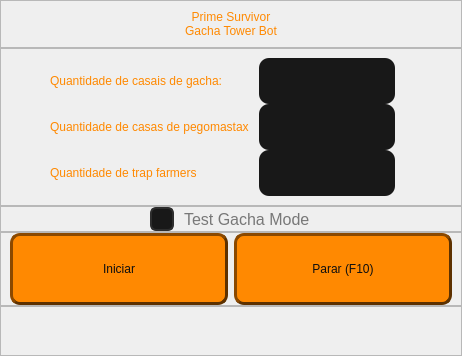
         <widget class="QWidget" name="inicializador">
          <attribute name="title">
           <string>Gacha Tower Bot</string>
          </attribute>
          <layout class="QVBoxLayout" name="verticalLayout_2">
           <property name="spacing">
            <number>0</number>
           </property>
           <property name="leftMargin">
            <number>0</number>
           </property>
           <property name="topMargin">
            <number>0</number>
           </property>
           <property name="rightMargin">
            <number>0</number>
           </property>
           <property name="bottomMargin">
            <number>0</number>
           </property>
           <item>
            <widget class="QFrame" name="red_frame">
             <property name="styleSheet">
              <string notr="true">/*background-color: rgb(255, 0, 4);</string>
             </property>
             <property name="frameShape">
              <enum>QFrame::StyledPanel</enum>
             </property>
             <property name="frameShadow">
              <enum>QFrame::Raised</enum>
             </property>
             <layout class="QHBoxLayout" name="horizontalLayout_3">
              <item>
               <widget class="QLabel" name="label_15">
                <property name="styleSheet">
                 <string notr="true">color: rgb(255, 137, 1);
font: 87 20pt &quot;Arial Black&quot;;</string>
                </property>
                <property name="text">
                 <string>&lt;html&gt;&lt;head/&gt;&lt;body&gt;&lt;p align=&quot;center&quot;&gt;Prime Survivor&lt;br/&gt;Gacha Tower Bot&lt;/p&gt;&lt;/body&gt;&lt;/html&gt;</string>
                </property>
               </widget>
              </item>
             </layout>
            </widget>
           </item>
           <item>
            <widget class="QFrame" name="blue_frame">
             <property name="styleSheet">
              <string notr="true">/*background-color: rgb(0, 0, 255);</string>
             </property>
             <property name="frameShape">
              <enum>QFrame::StyledPanel</enum>
             </property>
             <property name="frameShadow">
              <enum>QFrame::Raised</enum>
             </property>
             <layout class="QGridLayout" name="gridLayout_3">
              <property name="horizontalSpacing">
               <number>10</number>
              </property>
              <property name="verticalSpacing">
               <number>0</number>
              </property>
              <item row="1" column="2">
               <widget class="QLineEdit" name="amount_pego">
                <property name="styleSheet">
                 <string notr="true">QLineEdit {
border: 0px solid rgb(45, 45, 45);
border-radius: 10px;
padding: 15px;
background-color: rgb(24, 24, 24);
color: rgb(80, 80, 80);
	font: 87 12pt &quot;Arial Black&quot;;
}

QLineEdit:hover {
border: 2px solid rgb(27, 27, 27);
}

QLineEdit:focus {
border: 2px solid rgb(255, 137, 1);
color: rgb(255, 255, 255)
}

</string>
                </property>
               </widget>
              </item>
              <item row="0" column="2">
               <widget class="QLineEdit" name="amount_gacha">
                <property name="styleSheet">
                 <string notr="true">QLineEdit {
border: 0px solid rgb(45, 45, 45);
border-radius: 10px;
padding: 15px;
background-color: rgb(24, 24, 24);
color: rgb(80, 80, 80);
	font: 87 12pt &quot;Arial Black&quot;;
}

QLineEdit:hover {
border: 2px solid rgb(27, 27, 27);
}

QLineEdit:focus {
border: 2px solid rgb(255, 137, 1);
color: rgb(255, 255, 255)
}

</string>
                </property>
               </widget>
              </item>
              <item row="0" column="0">
               <spacer name="horizontalSpacer_9">
                <property name="orientation">
                 <enum>Qt::Horizontal</enum>
                </property>
                <property name="sizeHint" stdset="0">
                 <size>
                  <width>40</width>
                  <height>20</height>
                 </size>
                </property>
               </spacer>
              </item>
              <item row="1" column="3">
               <widget class="QLabel" name="label_2">
                <property name="maximumSize">
                 <size>
                  <width>16777215</width>
                  <height>16777215</height>
                 </size>
                </property>
                <property name="text">
                 <string/>
                </property>
                <property name="pixmap">
                 <pixmap>pego100.png</pixmap>
                </property>
                <property name="scaledContents">
                 <bool>false</bool>
                </property>
               </widget>
              </item>
              <item row="0" column="1">
               <widget class="QLabel" name="label_14">
                <property name="styleSheet">
                 <string notr="true">color: rgb(255, 137, 1);
font: 87 14pt &quot;Arial Black&quot;;</string>
                </property>
                <property name="text">
                 <string>Quantidade de casais de gacha:</string>
                </property>
               </widget>
              </item>
              <item row="1" column="1">
               <widget class="QLabel" name="label_10">
                <property name="styleSheet">
                 <string notr="true">color: rgb(255, 137, 1);
font: 87 14pt &quot;Arial Black&quot;;color: rgb(255, 137, 1);
</string>
                </property>
                <property name="text">
                 <string>Quantidade de casas de pegomastax</string>
                </property>
               </widget>
              </item>
              <item row="2" column="2">
               <widget class="QLineEdit" name="amount_trap">
                <property name="styleSheet">
                 <string notr="true">QLineEdit {
border: 0px solid rgb(45, 45, 45);
border-radius: 10px;
padding: 15px;
background-color: rgb(24, 24, 24);
color: rgb(80, 80, 80);
	font: 87 12pt &quot;Arial Black&quot;;
}

QLineEdit:hover {
border: 2px solid rgb(27, 27, 27);
}

QLineEdit:focus {
border: 2px solid rgb(255, 137, 1);
color: rgb(255, 255, 255)
}

</string>
                </property>
                <property name="frame">
                 <bool>true</bool>
                </property>
               </widget>
              </item>
              <item row="2" column="3">
               <widget class="QLabel" name="label_8">
                <property name="maximumSize">
                 <size>
                  <width>16777215</width>
                  <height>16777215</height>
                 </size>
                </property>
                <property name="text">
                 <string/>
                </property>
                <property name="pixmap">
                 <pixmap>trap100.png</pixmap>
                </property>
                <property name="scaledContents">
                 <bool>true</bool>
                </property>
               </widget>
              </item>
              <item row="2" column="1">
               <widget class="QLabel" name="label_9">
                <property name="styleSheet">
                 <string notr="true">color: rgb(255, 137, 1);
font: 87 14pt &quot;Arial Black&quot;;</string>
                </property>
                <property name="text">
                 <string>Quantidade de trap farmers</string>
                </property>
               </widget>
              </item>
              <item row="0" column="3">
               <widget class="QLabel" name="label">
                <property name="maximumSize">
                 <size>
                  <width>16777215</width>
                  <height>16777215</height>
                 </size>
                </property>
                <property name="text">
                 <string/>
                </property>
                <property name="pixmap">
                 <pixmap>gacha100.png</pixmap>
                </property>
                <property name="scaledContents">
                 <bool>false</bool>
                </property>
                <property name="alignment">
                 <set>Qt::AlignCenter</set>
                </property>
                <property name="wordWrap">
                 <bool>false</bool>
                </property>
               </widget>
              </item>
              <item row="0" column="4">
               <spacer name="horizontalSpacer_10">
                <property name="orientation">
                 <enum>Qt::Horizontal</enum>
                </property>
                <property name="sizeHint" stdset="0">
                 <size>
                  <width>40</width>
                  <height>20</height>
                 </size>
                </property>
               </spacer>
              </item>
             </layout>
            </widget>
           </item>
           <item>
            <widget class="QFrame" name="yellow_frame">
             <property name="maximumSize">
              <size>
               <width>16777215</width>
               <height>45</height>
              </size>
             </property>
             <property name="styleSheet">
              <string notr="true">/*background-color: rgb(255, 255, 0);</string>
             </property>
             <property name="frameShape">
              <enum>QFrame::StyledPanel</enum>
             </property>
             <property name="frameShadow">
              <enum>QFrame::Raised</enum>
             </property>
             <layout class="QHBoxLayout" name="horizontalLayout_2">
              <property name="topMargin">
               <number>0</number>
              </property>
              <property name="bottomMargin">
               <number>0</number>
              </property>
              <item>
               <widget class="QCheckBox" name="checkBox">
                <property name="maximumSize">
                 <size>
                  <width>161</width>
                  <height>16777215</height>
                 </size>
                </property>
                <property name="layoutDirection">
                 <enum>Qt::LeftToRight</enum>
                </property>
                <property name="styleSheet">
                 <string notr="true">QCheckBox {
    color: rgb(120, 120, 120);
    font-size: 16px;
    font-family: &quot;Arial&quot;;
    spacing: 10px;
}

QCheckBox::indicator {
    width: 20px;
    height: 20px;
    border-radius: 6px;
    background-color: rgb(24, 24, 24);
    border: 2px solid rgb(45, 45, 45);
}

QCheckBox::indicator:hover {
    border: 2px solid rgb(255, 137, 1);
}

QCheckBox::indicator:checked {
    background-color: rgb(255, 137, 1);
    border: 2px solid rgb(255, 137, 1);
}

QCheckBox::indicator:checked:hover {
    background-color: rgb(255, 160, 40);
    border: 2px solid rgb(255, 160, 40);
}

QCheckBox:checked {
    color: rgb(255, 255, 255);
}</string>
                </property>
                <property name="text">
                 <string>Test Gacha Mode</string>
                </property>
               </widget>
              </item>
             </layout>
            </widget>
           </item>
           <item>
            <widget class="QFrame" name="green_frame">
             <property name="styleSheet">
              <string notr="true">/*background-color: rgb(0, 255, 29);</string>
             </property>
             <property name="frameShape">
              <enum>QFrame::StyledPanel</enum>
             </property>
             <property name="frameShadow">
              <enum>QFrame::Raised</enum>
             </property>
             <layout class="QGridLayout" name="gridLayout_4">
              <property name="leftMargin">
               <number>9</number>
              </property>
              <property name="topMargin">
               <number>0</number>
              </property>
              <property name="bottomMargin">
               <number>0</number>
              </property>
              <item row="0" column="0">
               <widget class="QPushButton" name="pushButton">
                <property name="minimumSize">
                 <size>
                  <width>0</width>
                  <height>72</height>
                 </size>
                </property>
                <property name="maximumSize">
                 <size>
                  <width>370</width>
                  <height>16777215</height>
                 </size>
                </property>
                <property name="styleSheet">
                 <string notr="true">QPushButton{
background-color: rgb(255, 137, 1);
border: 3px outset rgb(93, 49, 0);
border-radius: 10px;
color: rgb(15, 15, 15);
	font: 87 20pt &quot;Arial Black&quot;;
}


QPushButton:hover{
color: rgb(255, 255, 255);
background-color: rgb(215, 97, 0);
}

QPushButton:pressed{
border: 3px inset rgb(93, 49, 0);
color: rgb(15, 15, 15);
background-color: rgb(255, 255, 255);
}

QPushButton:disabled {
background-color: #cccccc; /* Cinza */
border: 2px solid #999999;
color: #666666; /* Texto cinza escuro */
}
</string>
                </property>
                <property name="text">
                 <string>Iniciar</string>
                </property>
               </widget>
              </item>
              <item row="0" column="1">
               <widget class="QPushButton" name="pushButton_2">
                <property name="minimumSize">
                 <size>
                  <width>0</width>
                  <height>72</height>
                 </size>
                </property>
                <property name="maximumSize">
                 <size>
                  <width>370</width>
                  <height>16777215</height>
                 </size>
                </property>
                <property name="styleSheet">
                 <string notr="true">QPushButton{
background-color: rgb(255, 137, 1);
border: 3px outset rgb(93, 49, 0);
border-radius: 10px;
color: rgb(15, 15, 15);
	font: 87 20pt &quot;Arial Black&quot;;
}


QPushButton:hover{
color: rgb(255, 255, 255);
background-color: rgb(215, 97, 0);
}

QPushButton:pressed{
border: 3px inset rgb(93, 49, 0);
color: rgb(15, 15, 15);
background-color: rgb(255, 255, 255);
}

QPushButton:disabled {
background-color: #cccccc; /* Cinza */
border: 2px solid #999999;
color: #666666; /* Texto cinza escuro */
}
</string>
                </property>
                <property name="text">
                 <string>Parar (F10)</string>
                </property>
               </widget>
              </item>
             </layout>
            </widget>
           </item>
           <item>
            <widget class="QFrame" name="cyan_frame">
             <property name="maximumSize">
              <size>
               <width>16777215</width>
               <height>50</height>
              </size>
             </property>
             <property name="styleSheet">
              <string notr="true">/*background-color: rgb(0, 230, 255);</string>
             </property>
             <property name="frameShape">
              <enum>QFrame::StyledPanel</enum>
             </property>
             <property name="frameShadow">
              <enum>QFrame::Raised</enum>
             </property>
             <layout class="QHBoxLayout" name="horizontalLayout">
              <property name="spacing">
               <number>0</number>
              </property>
              <property name="leftMargin">
               <number>0</number>
              </property>
              <property name="topMargin">
               <number>0</number>
              </property>
              <property name="rightMargin">
               <number>0</number>
              </property>
              <property name="bottomMargin">
               <number>0</number>
              </property>
              <item>
               <widget class="QLabel" name="fotologo">
                <property name="minimumSize">
                 <size>
                  <width>50</width>
                  <height>50</height>
                 </size>
                </property>
                <property name="maximumSize">
                 <size>
                  <width>50</width>
                  <height>50</height>
                 </size>
                </property>
                <property name="text">
                 <string/>
                </property>
                <property name="pixmap">
                 <pixmap>ps_png.png</pixmap>
                </property>
                <property name="scaledContents">
                 <bool>true</bool>
                </property>
               </widget>
              </item>
             </layout>
            </widget>
           </item>
          </layout>
         </widget>
